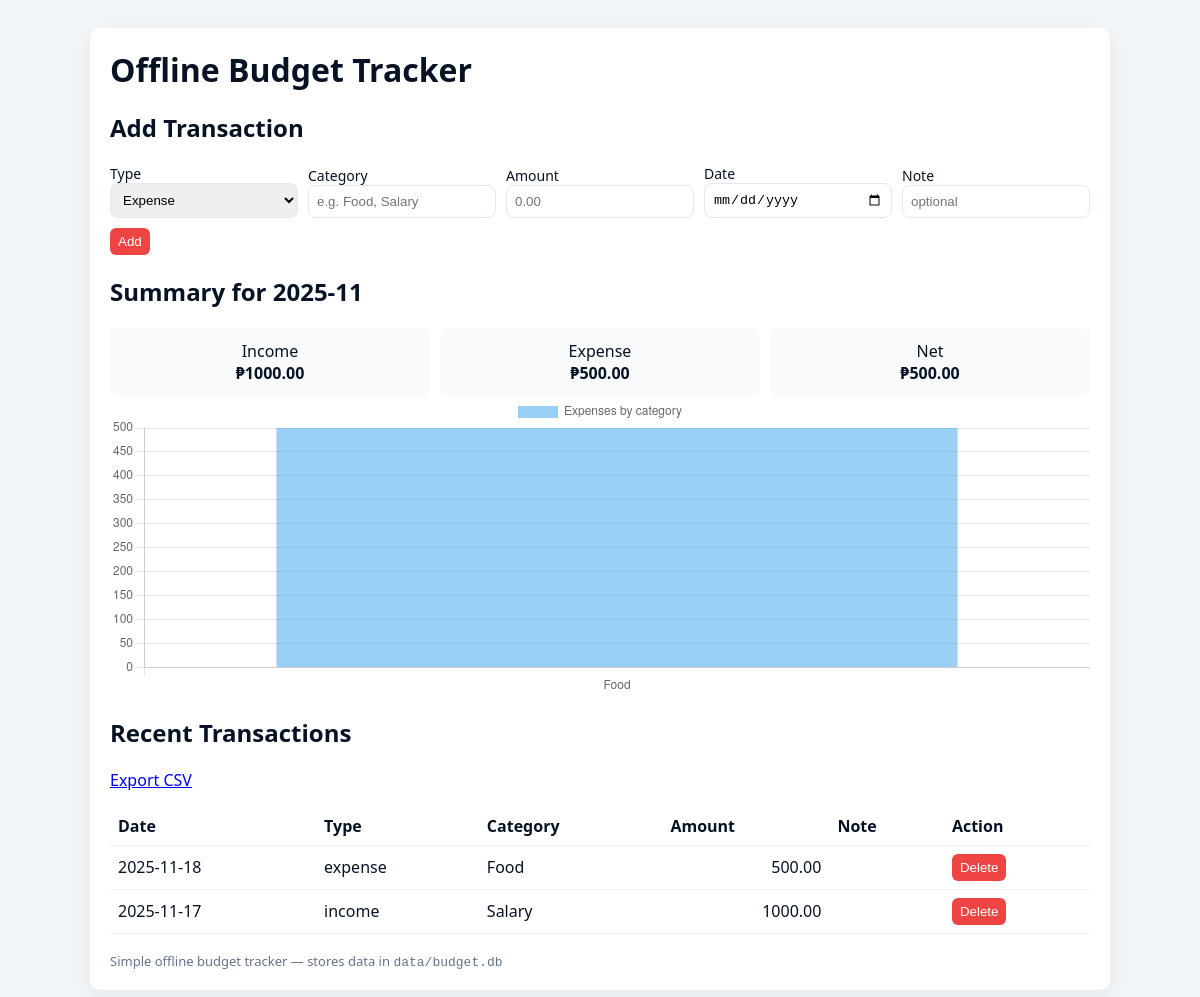
The page / on the database its author committed.
### tables this page shows
CREATE TABLE transactions (
        id INTEGER PRIMARY KEY AUTOINCREMENT,
        type TEXT NOT NULL,          -- 'income' or 'expense'
        category TEXT NOT NULL,
        amount REAL NOT NULL,
        note TEXT,
        created_at TEXT NOT NULL
    );

### app.py (the view)
@app.route('/', methods=['GET'])
def index():
    now = datetime.date.today()
    txs = get_transactions(limit=100)
    summary = summarize_month(now.year, now.month)
    conn = sqlite3.connect(DB_PATH)
    c = conn.cursor()
    start = f"{now.year:04d}-{now.month:02d}-01"
    if now.month == 12:
        next_start = f"{now.year+1:04d}-01-01"
    else:
        next_start = f"{now.year:04d}-{now.month+1:02d}-01"
    c.execute('''SELECT category, SUM(amount) FROM transactions
                 WHERE created_at>=? AND created_at<? AND type='expense'
                 GROUP BY category ORDER BY SUM(amount) DESC''', (start, next_start))
    cat_rows = c.fetchall()
    conn.close()
    categories = [r[0] for r in cat_rows]
    cat_values = [r[1] for r in cat_rows]
    return render_template('index.html', transactions=txs, summary=summary, categories=categories, cat_values=cat_values, current_month=start[:7])

### app.py (called while the page is built)
def get_transactions(limit=None):
    conn = sqlite3.connect(DB_PATH)
    c = conn.cursor()
    q = 'SELECT id, type, category, amount, note, created_at FROM transactions ORDER BY created_at DESC'
    if limit:
        q += f' LIMIT {int(limit)}'
    c.execute(q)
    rows = c.fetchall()
    conn.close()
    return rows

def summarize_month(year, month):
    conn = sqlite3.connect(DB_PATH)
    c = conn.cursor()
    start = f"{year:04d}-{month:02d}-01"
    if month == 12:
        next_start = f"{year+1:04d}-01-01"
    else:
        next_start = f"{year:04d}-{month+1:02d}-01"
    c.execute('''SELECT type, SUM(amount) FROM transactions
                 WHERE created_at>=? AND created_at<? GROUP BY type''', (start, next_start))
    rows = c.fetchall()
    conn.close()
    totals = {'income': 0.0, 'expense': 0.0}
    for r in rows:
        totals[r[0]] = r[1] if r[1] is not None else 0.0
    return totals

### templates/index.html (shortened to what this page needs)
<!doctype html>
<html>
<head>
  <link rel="stylesheet" href="{{ url_for('static', filename='style.css') }}">
</head>
<body>
  <div class="container">
    <h1>Offline Budget Tracker</h1>
    <section class="add">
      <h2>Add Transaction</h2>
      <form action="{{ url_for('add') }}" method="post" class="tx-form">
        <label>Type
          <select name="type">
            <option value="expense">Expense</option>
          </select>
        </label>
        <label>Category <input name="category" placeholder="e.g. Food, Salary"></label>
        <label>Amount <input name="amount" required type="number" step="0.01" placeholder="0.00"></label>
        <label>Date <input name="date" type="date"></label>
        <label>Note <input name="note" placeholder="optional"></label>
        <div><button type="submit">Add</button></div>
      </form>
    </section>
    <section class="summary">
      <h2>Summary for {{ current_month }}</h2>
      <div class="summary-cards">
        <div class="card">Income<br><strong>₱{{ "%.2f"|format(summary.income if summary.income else 0.0) }}</strong></div>
        <div class="card">Expense<br><strong>₱{{ "%.2f"|format(summary.expense if summary.expense else 0.0) }}</strong></div>
        <div class="card">Net<br><strong>₱{{ "%.2f"|format((summary.income if summary.income else 0.0) - (summary.expense if summary.expense else 0.0)) }}</strong></div>
      </div>
      <canvas id="catChart" height="120"></canvas>
    </section>
    <section class="transactions">
      <h2>Recent Transactions</h2>
      <a class="export" href="{{ url_for('export') }}">Export CSV</a>
      <table>
        <thead><tr><th>Date</th><th>Type</th><th>Category</th><th>Amount</th><th>Note</th><th>Action</th></tr></thead>
        <tbody>
        {% for t in transactions %}
          <tr>
            <td>{{ t[5][:10] }}</td>
            <td>{{ t[1] }}</td>
            <td>{{ t[2] }}</td>
            <td style="text-align:right">{{ "%.2f"|format(t[3]) }}</td>
            <td>{{ t[4] }}</td>
            <td>
              <form action="{{ url_for('delete', tx_id=t[0]) }}" method="post" onsubmit="return confirm('Delete transaction?');">
                <button type="submit">Delete</button>
              </form>
            </td>
          </tr>
        {% else %}
          <tr><td colspan="6">No transactions yet.</td></tr>
        {% endfor %}
        </tbody>
      </table>
    </section>
    <footer>Simple offline budget tracker — stores data in <code>data/budget.db</code></footer>
  </div>
<script>
const categories = {{ categories|tojson }};
const values = {{ cat_values|tojson }};
const ctx = document.getElementById('catChart').getContext('2d');
new Chart(ctx, {
  type: 'bar',
  data: {
    labels: categories,
    datasets: [{ label: 'Expenses by category', data: values }]
  },
  options: {
    responsive: true,
    maintainAspectRatio: false
  }
});
</script>
</body>
</html>

### static/style.css (style rules this page uses)
body { font-family: system-ui, -apple-system, "Segoe UI", Roboto, Arial; background: #f3f6f9; color: #071224; }
.container { max-width: 980px; margin: 28px auto; padding: 20px; background: white; border-radius: 10px; box-shadow: 0 6px 24px rgba(10, 15, 25, 0.06); }
h1 { margin: 0 0 12px 0; }
.add, .summary, .transactions { margin-top: 18px; }
.tx-form { display: grid; grid-template-columns: repeat(auto-fit, minmax(180px, 1fr)); gap: 10px; align-items: end; }
.tx-form label { display: flex; flex-direction: column; font-size: 14px; }
.tx-form input, .tx-form select { padding: 8px; border-radius: 8px; border: 1px solid #e2e8f0; }
.tx-form button { grid-column: 1 / -1; padding: 10px 12px; border-radius: 8px; border: none; background: #2563eb; color: white; cursor: pointer; }
.summary-cards { display: flex; gap: 10px; margin-top: 8px; }
.card { flex: 1; padding: 12px; background: #f8fafc; border-radius: 8px; text-align: center; }
.export { display: inline-block; margin-bottom: 8px; }
table { width: 100%; border-collapse: collapse; margin-top: 8px; }
table thead th { text-align: left; padding: 8px; border-bottom: 1px solid #e6eef8; }
table tbody td { padding: 8px; border-bottom: 1px solid #f1f5f9; }
button[type="submit"] { padding: 6px 8px; border-radius: 6px; border: none; background: #ef4444; color: white; cursor: pointer; }
footer { margin-top: 18px; color: #64748b; font-size: 13px; }
canvas { max-height: 300px; display: block; }

### rows shown on the page
transactions: created_at "2025-11-18", type "expense", category "Food", amount "500.00"
transactions: created_at "2025-11-17", type "income", category "Salary", amount "1000.00"

### other values the page prints
{{ current_month }} "2025-11"
{{ "%.2f"|format(summary.income if summary.income else 0.0) }} "1000.00"
{{ "%.2f"|format(summary.expense if summary.expense else 0.0) }} "500.00"
chart data {{ categories|tojson }} ["Food"]
chart data {{ cat_values|tojson }} [500.0]
